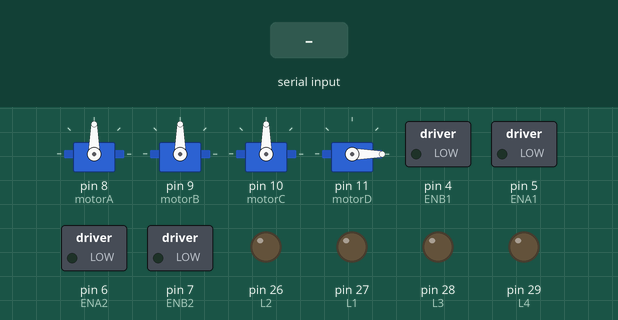
Bench run of a sketch on a simulated Arduino Mega 2560, built with avr-gcc and run on an emulated ATmega2560. Shown: 4 × servo, switched loads named in the sketch (green lamp = pin HIGH), output pins drawn as LEDs (lit = HIGH). The test bench sets the inputs (shaded band). Pins used as bus, display or sensor lines are not drawn; what the sketch prints to the serial monitor is not drawn.

Above: at 1.2 s.
1.3 s: "G\n" received over Serial
At 3.4 s:
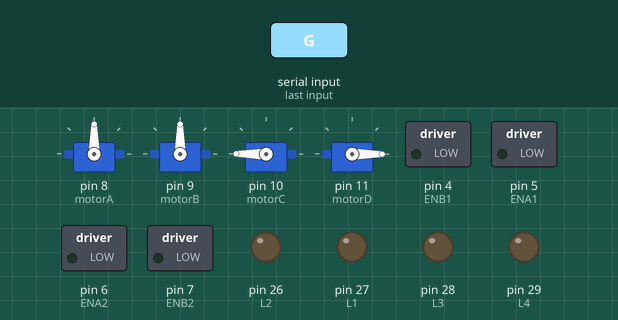
4.3 s: "F,1\n" received over Serial
At 6.5 s:
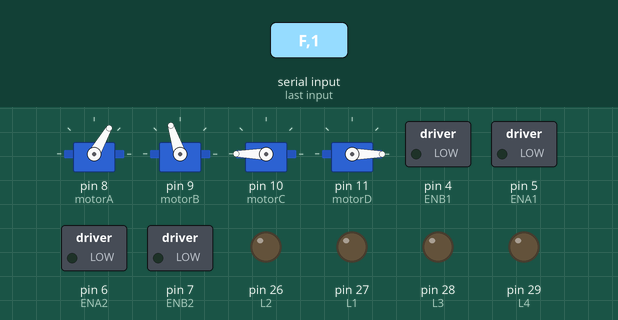
7.3 s: "S,1\n" received over Serial
13.3 s: "F,150\n" received over Serial
At 14.5 s:
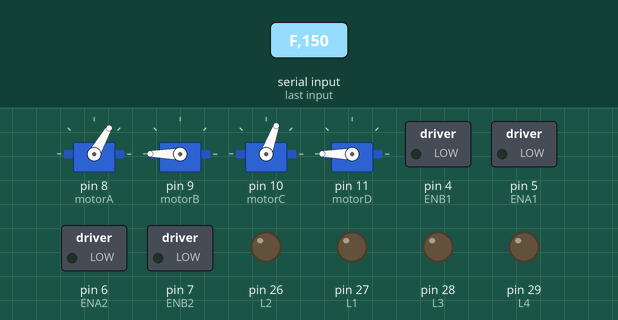
16.3 s: "B,1\n" received over Serial
At 19.0 s:
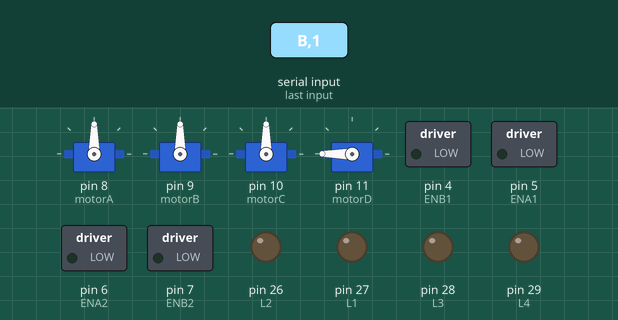
22.3 s: "B,150\n" received over Serial
At 23.8 s:
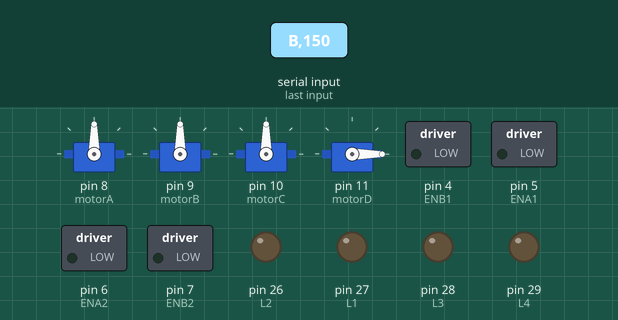
Timing chart, 0 to 24.9 s (numbered marks = the images above; inputs shaded):
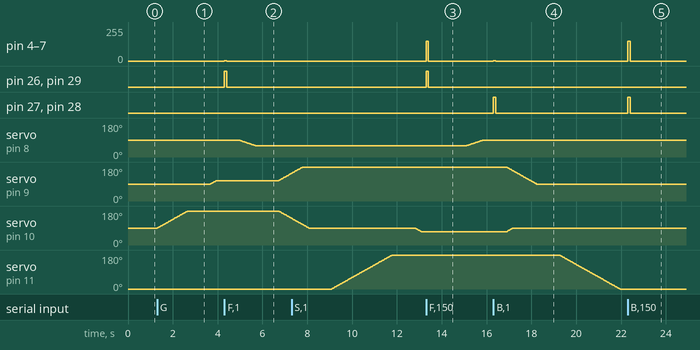

Measured:
- after the input at 1.3 s, servo on pin 9 (motorB): moves from 90° to 108° over 0.26 s, starting after 2.4 s; servo on pin 10 (motorC): moves from 90° to 180° over 1.3 s, starting at once
- after the input at 4.3 s, pin 4 (ENB1), pin 5 (ENA1), pin 6 (ENA2), pin 7 (ENB2): 0/255 → 1/255 at once, → 0/255 0.10 s later; pin 26 (L2), pin 29 (L4): LOW → HIGH at once, → LOW 0.10 s later
- after the input at 13.3 s, pin 4 (ENB1), pin 5 (ENA1), pin 6 (ENA2), pin 7 (ENB2): 0/255 → 150/255 at once, → 0/255 0.10 s later; pin 26 (L2), pin 29 (L4): LOW → HIGH at once, → LOW 0.10 s later
- after the input at 16.3 s, pin 4 (ENB1), pin 5 (ENA1), pin 6 (ENA2), pin 7 (ENB2): 0/255 → 1/255 at once, → 0/255 0.10 s later; pin 27 (L1), pin 28 (L3): LOW → HIGH at once, → LOW 0.10 s later
- after the input at 22.3 s, pin 4 (ENB1), pin 5 (ENA1), pin 6 (ENA2), pin 7 (ENB2): 0/255 → 150/255 at once, → 0/255 0.10 s later; pin 27 (L1), pin 28 (L3): LOW → HIGH at once, → LOW 0.10 s later

The sketch:

Final_v1.0.0.ino
```cpp
//Final version

#include <Arduino.h>
#include <Servo.h>

// ────────────────────────────────────────
//  Robotic Arm Servo Definitions
// ────────────────────────────────────────
Servo motorA;   // SG90  - Base
Servo motorB;   // LD-220MG - Shoulder
Servo motorC;   // LD-220MG - Elbow
Servo motorD;   // MG996R - Gripper

int posA = 90,  posB = 90,  posC = 90,  posD = 0;            // current angles
int targetA = 90, targetB = 90, targetC = 90, targetD = 0;   // target angles

const int everyA = 25;   // ms / degree (smooth stepping speed)
const int everyB = 15;
const int everyC = 15;
const int everyD = 15;

bool movingA = false, movingB = false, movingC = false, movingD = false;
int  stepNow  = -1;      // -1: idle, 0-12: sequence step index
bool armActive = false;  // flag indicating the arm sequence is running

// ────────────────────────────────────────
//  Chassis Motor Pins (unchanged)
// ────────────────────────────────────────
const int R1   = 22; // right-rear IN1
const int R2   = 23; // right-rear IN2
const int R3   = 24; // right-front IN3
const int R4   = 25; // right-front IN4
const int ENA1 = 5;  // right-rear PWM
const int ENB1 = 4;  // right-front PWM

const int L1   = 27; // left-front IN1
const int L2   = 26; // left-front IN2
const int L3   = 28; // left-rear IN3
const int L4   = 29; // left-rear IN4
const int ENA2 = 6;  // left-front PWM
const int ENB2 = 7;  // left-rear PWM

// ────────────────────────────────────────
/*  Communication & Timeout */
// ────────────────────────────────────────
const unsigned long RX_TIMEOUT = 100;  // ms
unsigned long lastRx = 0;
String incoming;

// ────────────────────────────────────────
//  PWM Range
// ────────────────────────────────────────
const int PWM_MIN = 0;
const int PWM_MAX = 255;

// ────────────────────────────────────────
//  Chassis Control Helpers
// ────────────────────────────────────────
void stopAll() {
  analogWrite(ENA1, 0); analogWrite(ENB1, 0);
  analogWrite(ENA2, 0); analogWrite(ENB2, 0);
  digitalWrite(R1, LOW); digitalWrite(R2, LOW);
  digitalWrite(R3, LOW); digitalWrite(R4, LOW);
  digitalWrite(L1, LOW); digitalWrite(L2, LOW);
  digitalWrite(L3, LOW); digitalWrite(L4, LOW);
}

void driveForward(int pwm) {
  digitalWrite(R1, LOW);  digitalWrite(R2, HIGH);
  digitalWrite(R3, HIGH); digitalWrite(R4, LOW);
  digitalWrite(L1, LOW);  digitalWrite(L2, HIGH);
  digitalWrite(L3, LOW);  digitalWrite(L4, HIGH);
  pwm = constrain(pwm, PWM_MIN, PWM_MAX);
  analogWrite(ENA1, pwm); analogWrite(ENB1, pwm);
  analogWrite(ENA2, pwm); analogWrite(ENB2, pwm);
}

void driveBackward(int pwm) {
  digitalWrite(R1, HIGH); digitalWrite(R2, LOW);
  digitalWrite(R3, LOW);  digitalWrite(R4, HIGH);
  digitalWrite(L1, HIGH); digitalWrite(L2, LOW);
  digitalWrite(L3, HIGH); digitalWrite(L4, LOW);
  pwm = constrain(pwm, PWM_MIN, PWM_MAX);
  analogWrite(ENA1, pwm); analogWrite(ENB1, pwm);
  analogWrite(ENA2, pwm); analogWrite(ENB2, pwm);
}

void turnLeft(int pwm) {
  digitalWrite(R1, LOW);  digitalWrite(R2, HIGH);
  digitalWrite(R3, HIGH); digitalWrite(R4, LOW);
  digitalWrite(L1, HIGH); digitalWrite(L2, LOW);
  digitalWrite(L3, HIGH); digitalWrite(L4, LOW);
  pwm = constrain(pwm, PWM_MIN, PWM_MAX);
  analogWrite(ENA1, pwm); analogWrite(ENB1, pwm);
  analogWrite(ENA2, pwm); analogWrite(ENB2, pwm);
}

void turnRight(int pwm) {
  digitalWrite(R1, HIGH); digitalWrite(R2, LOW);
  digitalWrite(R3, LOW);  digitalWrite(R4, HIGH);
  digitalWrite(L1, LOW);  digitalWrite(L2, HIGH);
  digitalWrite(L3, LOW);  digitalWrite(L4, HIGH);
  pwm = constrain(pwm, PWM_MIN, PWM_MAX);
  analogWrite(ENA1, pwm); analogWrite(ENB1, pwm);
  analogWrite(ENA2, pwm); analogWrite(ENB2, pwm);
}

// ────────────────────────────────────────
//  Smooth Servo Motion for the Arm
// ────────────────────────────────────────
void checkServoA() {
  static uint32_t t = 0; if (millis() - t < everyA) return; t = millis();
  if      (posA < targetA) posA++;
  else if (posA > targetA) posA--;
  else { movingA = false; return; }
  motorA.write(posA);
}
void checkServoB() {
  static uint32_t t = 0; if (millis() - t < everyB) return; t = millis();
  if      (posB < targetB) posB++;
  else if (posB > targetB) posB--;
  else { movingB = false; return; }
  motorB.write(posB);
}
void checkServoC() {
  static uint32_t t = 0; if (millis() - t < everyC) return; t = millis();
  if      (posC < targetC) posC++;
  else if (posC > targetC) posC--;
  else { movingC = false; return; }
  motorC.write(posC);
}
void checkServoD() {
  static uint32_t t = 0; if (millis() - t < everyD) return; t = millis();
  if      (posD < targetD) posD++;
  else if (posD > targetD) posD--;
  else { movingD = false; return; }
  motorD.write(posD);
}

// ────────────────────────────────────────
//  Arm Grasping Sequence State Machine (12 steps)
// ────────────────────────────────────────
void executeSequence() {
  static unsigned long lastTime = 0;
  static bool waiting = false;

  switch (stepNow) {
    case 0:
      targetC = 180; movingC = true; stepNow++; break;
    case 1:
      if (!movingC && !waiting) { lastTime = millis(); waiting = true; }
      if (waiting && millis() - lastTime >= 1000) { waiting = false; stepNow++; }
      break;
    case 2:
      targetB = 108; movingB = true; stepNow++; break;
    case 3:
      if (!movingB && !waiting) { lastTime = millis(); waiting = true; }
      if (waiting && millis() - lastTime >= 1000) { waiting = false; stepNow++; }
      break;
    case 4:
      targetA = 60; movingA = true; stepNow++; break;
    case 5:
      if (!movingA && !waiting) { lastTime = millis(); waiting = true; }
      if (waiting && millis() - lastTime >= 1000) {
        waiting = false;
        targetC = 90;  movingC = true;
        targetB = 180; movingB = true;
        stepNow++;
      }
      break;
    case 6:
      if (!movingC && !movingB && !waiting) { lastTime = millis(); waiting = true; }
      if (waiting && millis() - lastTime >= 1000) {
        waiting = false;
        targetD = 180; movingD = true;
        stepNow++;
      }
      break;
    case 7:
      if (!movingD && !waiting) { lastTime = millis(); waiting = true; }
      if (waiting && millis() - lastTime >= 1000) {
        waiting = false;
        targetC = 70; movingC = true;
        stepNow++;
      }
      break;
    case 8:
      if (!movingC && !waiting) { lastTime = millis(); waiting = true; }
      if (waiting && millis() - lastTime >= 1000) {
        waiting = false;
        targetB = 180; movingB = true;
        stepNow++;
      }
      break;
    case 9:
      if (!movingB && !waiting) { lastTime = millis(); waiting = true; }
      if (waiting && millis() - lastTime >= 1000) {
        waiting = false;
        targetA = 90; movingA = true;
        stepNow++;
      }
      break;
    case 10:
      if (!movingA && !waiting) { lastTime = millis(); waiting = true; }
      if (waiting && millis() - lastTime >= 1000) {
        waiting = false;
        targetB = 90; movingB = true;
        targetC = 90; movingC = true;
        stepNow++;
      }
      break;
    case 11:
      if (!movingB && !movingC && !waiting) { lastTime = millis(); waiting = true; }
      if (waiting && millis() - lastTime >= 1000) {
        waiting = false;
        targetD = 0; movingD = true;
        stepNow++;
      }
      break;
    case 12:
      if (!movingD && !waiting) { lastTime = millis(); waiting = true; }
      if (waiting && millis() - lastTime >= 1000) {
        waiting = false;
        Serial.println("✅ Arm sequence DONE");
        stepNow   = -1;
        armActive = false;
      }
      break;
  }
}

// ────────────────────────────────────────
//  Initialization
// ────────────────────────────────────────
void setup() {
  Serial.begin(57600);
  lastRx = millis();

  // Chassis GPIO
  pinMode(R1, OUTPUT); pinMode(R2, OUTPUT);
  pinMode(R3, OUTPUT); pinMode(R4, OUTPUT);
  pinMode(ENA1, OUTPUT); pinMode(ENB1, OUTPUT);
  pinMode(L1, OUTPUT); pinMode(L2, OUTPUT);
  pinMode(L3, OUTPUT); pinMode(L4, OUTPUT);
  pinMode(ENA2, OUTPUT); pinMode(ENB2, OUTPUT);
  stopAll();

  // Arm servos
  motorA.attach(8, 544, 2400); // (pin, min, max)
  motorB.attach(9);
  motorC.attach(10);
  motorD.attach(11);
  motorA.write(posA);
  motorB.write(posB);
  motorC.write(posC);
  motorD.write(posD);

  Serial.println("Robot2 with Arm ready");
}

// ────────────────────────────────────────
//  Main Loop
// ────────────────────────────────────────
void loop() {
  // 1) Handle serial commands
  while (Serial.available()) {
    incoming = Serial.readStringUntil('\n');
    incoming.trim();
    if (incoming.length() == 0) continue;
    lastRx = millis();

    // ---- S / G are commands without PWM value ----
    if (incoming == "S") {
      stopAll();
      Serial.println("DONE");
      continue;
    }
    if (incoming == "G") {
      if (!armActive) {
        armActive = true;
        stepNow   = 0;
        movingA = movingB = movingC = movingD = false;
        targetA  = posA; targetB = posB;
        targetC  = posC; targetD = posD;
        Serial.println("Arm sequence START");
      }
      Serial.println("DONE");
      continue;
    }

    // ---- Other commands with PWM value ----
    int comma = incoming.indexOf(',');
    String cmd = comma > 0 ? incoming.substring(0, comma) : incoming;
    int pwm    = comma > 0 ? incoming.substring(comma + 1).toInt() : 0;

    if      (cmd == "F")  driveForward(pwm);
    else if (cmd == "B")  driveBackward(pwm);
    else if (cmd == "TL") turnLeft(pwm);
    else if (cmd == "TR") turnRight(pwm);
    else                  stopAll();

    Serial.println("DONE");
  }

  // 2) Stop if communication timeout
  if (millis() - lastRx > RX_TIMEOUT) stopAll();

  // 3) Run arm sequence
  if (armActive) {
    checkServoA();
    checkServoB();
    checkServoC();
    checkServoD();
    executeSequence();
  }
}
```
